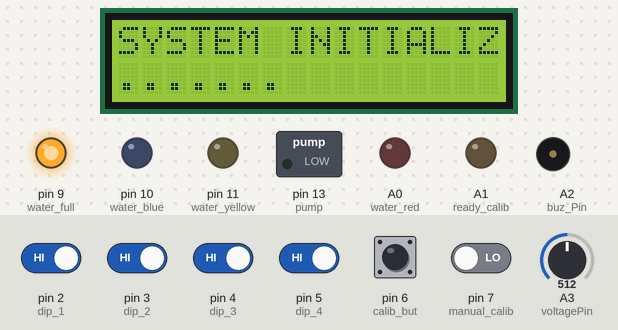
Recording of a sketch running on a simulated Arduino Uno, built with avr-gcc and run on an emulated ATmega328P. On the bench: 16×2 character LCD, switched loads named in the sketch (green lamp = pin HIGH), output pins drawn as LEDs (lit = HIGH), buzzer (waves = sounding, pin HIGH). The test bench sets the inputs (shaded band); at power-on: pin 2 (dip_1), pin 3 (dip_2), pin 4 (dip_3), pin 5 (dip_4) HIGH, pin 6 (calib_but), pin 7 (manual_calib) LOW, A3 (voltagePin) = 512. EEPROM starts erased; what the sketch prints to the serial monitor is not drawn.

Above: at 21.8 s.
21.9 s: pin 7 (manual_calib) driven LOW
29.3 s: pin 6 (calib_but) pulled HIGH for 1 s
At 30.8 s:
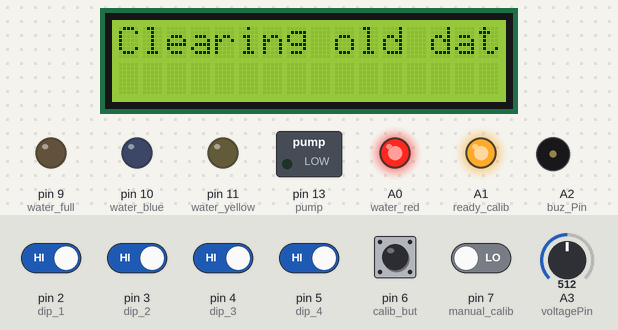
36.4 s: pin 7 (manual_calib) driven HIGH
At 39.4 s:
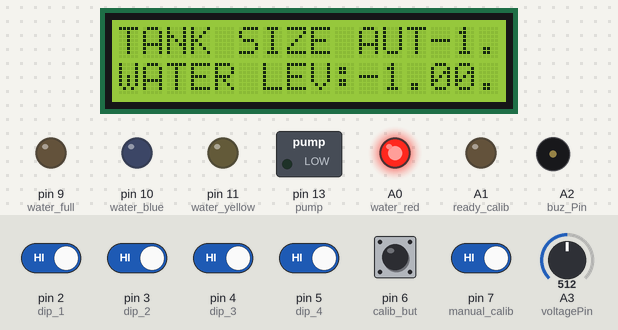
40.1 s: pin 7 (manual_calib) driven LOW
At 42.3 s:
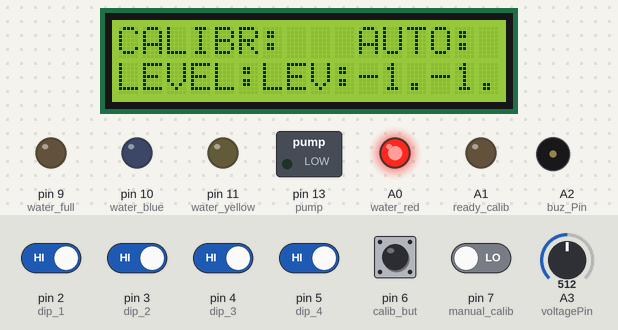
43.3 s: pin 6 (calib_but) pulled HIGH for 3.2 s
At 48.6 s:
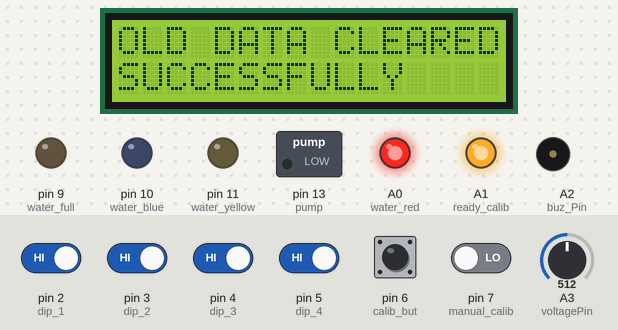
Timing chart, 0 to 51.0 s (numbered marks = the images above; inputs shaded):
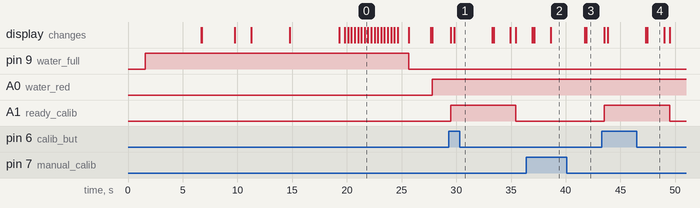

The sketch:

AUTO_water_final_inshaAllah_TAOFEEQ-JUMP.ino
```cpp
#include <Arduino.h>
#include <LiquidCrystal_I2C.h>
//
LiquidCrystal_I2C lcd(0x3F,16,2);
//LiquidCrystal_I2C lcd(0x20,16,2);
#include <EEPROM.h>
#include <SoftwareSerial.h>
// Define SoftwareSerial pins (RX, TX)
SoftwareSerial ultraSerial(12, 8); // RX on pin 8(white), TX on pin 12(yellow)
unsigned long buzzerStartTime; // Stores when the buzzer was activated
bool buzzerOn = false;     // Tracks if buzzer is currently active
// Define pins
float Volts;   // Read the analog value form sensor & Convert to Volts
  float Distance;
//int Distance;   //Convert the Volts to Distance
const int AC_MAX = 238;
const int AC_MIN = 165;
float volt_AC;
//const int SensorPin = 12;//A0;
const int ready_calib = A1;
const int buz_Pin = A2;
const int water_full = 9;
const int water_red = A0;
const int water_yellow = 11;
const int water_blue = 10;
const int calib_but = 6;
const int pump = 13;
const int manual_calib = 7;
int addr =0;
const unsigned long BUZZER_DURATION = 1000;
const int dip_1 = 2;
const int dip_2 = 3;
const int dip_3 = 4;
const int dip_4 = 5;
int c_it;
int tankSize = -1; // Default: invalid
int buz_o=0;
const int voltagePin = A3;
// Calibration factor – adjust this based on your setup and true AC voltage
float calibration = 5.0;  // Try 5.0 to 5.3 depending on module

///////////////////////distance function//////////////////////////////////////////


float readA02Distance()
{

unsigned char data[4] = {};
float distance = -1.0; // Default error value
// Request measurement
unsigned char cmd[4] = {0xFF, 0x01, 0x00, 0x00};
ultraSerial.write(cmd, 4);

// Wait for response (adjust delay based on your needs)

delay(100);
// Read response if available
  if (ultraSerial.available() >= 4)

{

for (int i = 0; i < 4; i++)

{
      data[i] = ultraSerial.read();

}


if (data[0] == 0xFF) {
// Verify checksum
int sum = (data[0] + data[1] + data[2]) & 0x00FF;

if (sum == data[3]) {
distance = ((data[1] << 8) + data[2]) / 10.0; // Convert to cm


}

}

}

  return distance;
}

/////////////////////////////////////////////distance function end////////////////////////////////////

void setup()

{

lcd.init();
lcd.backlight();                    // initialize the lcd
Serial.begin(9600);
ultraSerial.begin(9600);
Serial.println("Tank Size Reader - Ready");
Serial.print("SOMETHING.....");
delay(1500);
pinMode(ready_calib,OUTPUT);
pinMode(water_full,OUTPUT);
pinMode(water_red,OUTPUT);
pinMode(water_yellow,OUTPUT);
pinMode(water_blue,OUTPUT);
pinMode(pump,OUTPUT);
pinMode(manual_calib,INPUT);
pinMode(buz_Pin,OUTPUT);
//pinMode(auto_calib,INPUT);
pinMode(calib_but,INPUT);

pinMode(dip_1,INPUT_PULLUP);
pinMode(dip_2,INPUT_PULLUP);
pinMode(dip_3,INPUT_PULLUP);
pinMode(dip_4,INPUT_PULLUP);
//

digitalWrite(buz_Pin,LOW);
digitalWrite(calib_but,LOW);
digitalWrite(water_red,LOW);
digitalWrite(water_yellow,LOW);
digitalWrite(water_blue,LOW);
digitalWrite(water_full,HIGH);

delay(5000);
//
c_it = check_calib();
//
intro();

digitalWrite(water_full,LOW);
lcd.print("READY");
delay(500);

}

void loop()

{

c_it = check_calib();
Distance = readA02Distance();
//float distance;
Serial.println(Distance);
Serial.print("cm");
  // if (Distance >= 0) {
  //   Serial.print("Distance: ");
  //   distance = Distance;
  //   Serial.print(distance);
  //   Serial.println(" cm");
  // }
  // else {
  //   Serial.println("Error reading distance");
  //   //distance=0;
  //   lcd.home();
  //   lcd.clear();
  //   lcd.setCursor(0,0);
  //   //lcd.print("INVALID sensor!");


delay(200);

  // }


//Distance = Volts*42.68537;   //Convert the Volts to Distance
//
//volt_AC = analogRead(volt_sense)*0.0048828125;
//
//volt_AC*= 50;

////////////////////////////////////////////////////////////////////////////////ZMPT1 VOLTAGE SENSOR/////////////////////////////////////////////////////


volt_AC = getVoltage();
  Serial.print("Voltage (AC RMS): ");
  Serial.print(volt_AC);
  Serial.println(" V");

  delay(1000); // 1-second interval


//////////////////////////////////////////////////////////////////////////////////////ZMPT///////////////////////////////////


delay(70);

if(c_it==1)

{

load_manual();  //MANUAL CALIBRAATION
Serial.println(volt_AC);
}

//if(c_it==2)
else {
  load_auto(); // AUTO CALIBRATION
Serial.println(volt_AC);
}


} // end of main loop


int check_calib()

{
  int check=0;
if(digitalRead(manual_calib)==HIGH)
{

check =1;

}

//else if(digitalRead(auto_calib)==HIGH)

else
{

check =2;
}
return check;
} // end of calibation

 void load_manual()


 {

  bool sw1 = !digitalRead(dip_1);
  bool sw2 = !digitalRead(dip_2);
  bool sw3 = !digitalRead(dip_3);
  bool sw4 = !digitalRead(dip_4);

  // Combine into a 4-bit binary pattern (e.g., 1110)
  int pattern = (sw1 << 3) | (sw2 << 2) | (sw3 << 1) | sw4;

  switch (pattern) {
    case 0b1110: tankSize = 79;  break;  // 1110 = 79cm
    case 0b1101: tankSize = 97;  break;  // 1101 = 97cm
    case 0b1011: tankSize = 120; break;  // 1011 = 120cm
    case 0b0111: tankSize = 130; break;  // 0111 = 130cm
    case 0b0011: tankSize = 135; break;  // 0011 = 135cm
    case 0b0101: tankSize = 150; break;  // 0101 = 150cm
    case 0b1001: tankSize = 168; break;  // 1001 = 168cm
    case 0b0110: tankSize = 213; break;  // 0110 = 213cm
    default: tankSize = -1;       // Invalid combination
  }

  // Print result

Serial.print("TANK SIZE");
Serial.print(sw1); Serial.print(sw2); Serial.print(sw3); Serial.print(sw4);
//lcd.clear();
lcd.home();
lcd.setCursor(0,0);
lcd.print("TANK SIZE");
//lcd.setCursor(6,0);
//lcd.print(sw1);lcd.print(sw2);lcd.print(sw3);lcd.print(sw4);

lcd.setCursor(13,0);
lcd.print(tankSize);
lcd.setCursor(15,0);
lcd.print(".");
//lcd.print("cm");

lcd.setCursor(0,1);
lcd.print("WATER LEV:");
//lcd.print(tankSize);
lcd.print(Distance);
//lcd.print("cm");
pump_water(tankSize, Distance);

if (tankSize != -1)
{
    Serial.print(" | Tank Size: ");
    Serial.print(tankSize);
   // Serial.println("cm");
}
else {
    Serial.println(" | ERROR: Invalid DIP combination");
}


}

void load_auto()

 {
//lcd.clear();
int old_value = EEPROM.read(addr);
lcd.home();
lcd.setCursor(0,0);
lcd.print("CALIBR:   ");
Serial.println("CALIBR:");
//
lcd.setCursor(10,0);
lcd.print("AUTO:  ");
lcd.print(old_value);
//lcd.print("cm");
Serial.print(" AUTO");
// int old_value = EEPROM.read(addr);
delay(100);
lcd.setCursor(0,1);
lcd.print("LEVEL:");
lcd.setCursor(13,1);
lcd.print(Distance);
//lcd.print("cm");

pump_water(old_value, Distance);
// lcd.print(" || ");
// lcd.print("N ");
// lcd.print(Distance);
// lcd.print(" cm");
delay(30);

if(digitalRead(calib_but)==HIGH)

{

delay(10);
lcd.clear();
digitalWrite(ready_calib,HIGH);
delay(300);
lcd.setCursor(0,0);
lcd.print("Clearing old dat");
// CLEAR EEPROM

for (int i = 0; i < 1024; i++)
{
    EEPROM.write(i, 0);
}

lcd.clear();
delay(100);
lcd.setCursor(0, 0);
lcd.print("OLD DATA CLEARED");
lcd.setCursor(0, 1);
lcd.print("SUCCESSFULLY");
Serial.println("OLD DATA CLEARED");
Serial.println("SUCCESSFULLY");


EEPROM.write(addr, Distance);

delay(1500);
lcd.clear();
lcd.setCursor(0,0);
lcd.print("NEW VALUE: ");
lcd.setCursor(13,0);
lcd.print(Distance);
lcd.setCursor(9,1);
lcd.print("ADDED");
delay(500);
lcd.clear();
lcd.setCursor(0,0);
Serial.println("NEW VALUE:");
lcd.setCursor(13,0);
Serial.print(Distance);
lcd.setCursor(0,7);
Serial.println("ADDED");
digitalWrite(ready_calib,LOW);

}

else {

    digitalWrite(ready_calib,LOW);
}

}

void pump_water(int tank_s, float water_level)

{


if(water_level<tank_s*0.25 || water_level<=1)
{
// lowest level
// pump water
digitalWrite(water_red,HIGH);
digitalWrite(water_yellow,LOW);
digitalWrite(water_blue,LOW);
digitalWrite(water_full,LOW);

Serial.print("tank size");
Serial.println(tank_s);
Serial.print("current water_level distance");
Serial.println(water_level);
pump_water_act(pump);
buzzerOn = false;
// if(buz_o==0){
  digitalWrite(buz_Pin, LOW);
  //}
}


//
else if(water_level>tank_s*0.25 && water_level<tank_s*0.50 )
{
// 2nd lowest level, 50%
// pump water
digitalWrite(water_yellow,HIGH);
digitalWrite(water_red,HIGH);
digitalWrite(water_blue,LOW);
digitalWrite(water_full,LOW);
pump_water_act(pump);
buzzerOn = false;
//  if(buz_o==0){

  digitalWrite(buz_Pin, LOW);

  //}

}


//
else if(water_level>tank_s*0.50 && water_level<tank_s*0.90 )
{
// 3rd, 75% lowest level
// pump water
digitalWrite(water_red,HIGH);
digitalWrite(water_yellow,HIGH);
digitalWrite(water_blue,HIGH);
digitalWrite(water_full,LOW);
pump_water_act(pump);
buzzerOn = false;
 if(buz_o==0){digitalWrite(buz_Pin, LOW);}
}

//
else if(water_level>(tank_s*0.90) )
{
  buz_o=1;
// highest, 100% lowest level
// stop pump water
//digitalWrite(buz_Pin,HIGH);

 if (!buzzerOn && buz_o==1) {
      digitalWrite(buz_Pin, HIGH);
      buzzerOn = true;
      buzzerStartTime = millis();
    }


stop_pump_water(pump);
digitalWrite(water_full,HIGH);
digitalWrite(water_red,HIGH);
digitalWrite(water_yellow,HIGH);
digitalWrite(water_blue,HIGH);
//delay(1500);
//digitalWrite(buz_Pin,LOW);
if (buzzerOn && (millis() - buzzerStartTime >= BUZZER_DURATION)) {
    digitalWrite(buz_Pin, LOW);
   //
   //buzzerOn = false;
   buz_o=0;
  }


}
//
else {buz_o=0;}

}

void pump_water_act(const int pump_p)
{

if(c_it==2){


    if(volt_AC >AC_MIN && volt_AC <AC_MAX)
{
digitalWrite(pump_p, HIGH);
}


else
{
  // digitalWrite(pump_p, LOW);
  // lcd.clear();
  // delay(5);
  // lcd.home();
  // lcd.setCursor(2,0);

  // lcd.print("BAD VOLTAGE.");
  // lcd.setCursor(0,1);
  // lcd.print("PUMP STOP AUTO!");
  // delay(2500);
  //  lcd.clear();
}

}
//   if(volt_AC >AC_MIN && volt_AC <AC_MAX)
// {
// digitalWrite(pump_p, HIGH);

// }
// else
// {
//   digitalWrite(pump_p, LOW);
//   lcd.clear();
//   delay(5);
//   lcd.home();
//   lcd.setCursor(2,0);

//   lcd.print("BAD VOLTAGE.");
//   lcd.setCursor(0,1);
//   lcd.print("PUMP STOP AUTO!");
//   delay(100);
//    lcd.clear();
// }

}
void stop_pump_water(const int pump_p)
{
digitalWrite(pump_p, LOW);

}

 void display()

{

lcd.setCursor(0,0);
lcd.print("MODE:");
lcd.setCursor(0,1);

}


void intro()
{


lcd.clear();
delay(100);
lcd.setCursor(1, 0);
lcd.print("Max Auto Water ");
delay(20);
lcd.setCursor(0, 1);
lcd.print("Level Controller");
delay(3000);
lcd.clear();

// lcd.setCursor(1, 0);

// lcd.print("080333417722");
// lcd.setCursor(1, 1);
// lcd.print("08032051780");
// delay(4000);
// lcd.clear();
lcd.setCursor(1, 0);
lcd.print("TECHNICAL ISSUE");
lcd.setCursor(3, 1);
lcd.print("REPORT TO");
delay(1500);
lcd.clear();
lcd.setCursor(0, 0);
lcd.print("hamladsystems@gmail");
delay(3500);
lcd.clear();
lcd.setCursor(2, 0);
lcd.print("08032051780");
lcd.setCursor(2, 1);
lcd.print("08033417722");
delay(4500);
lcd.clear();
lcd.setCursor(0, 0);
lcd.print("SYSTEM INITIALIZING");
delay(500);
lcd.setCursor(0, 1);
for(int i=0; i<16; i++)
{
lcd.setCursor(i, 1);
lcd.print(".");
delay(50);
delay(250);
}
lcd.clear();
lcd.setCursor(5, 0);
lcd.print("READY");
delay(1000);
Serial.println("ready");
}


float getVoltage() {
  int sensorValue;
  float maxValue = 0;
  float minValue = 1023;

  // Sample waveform for a short period to get peak-to-peak value
  for (int i = 0; i < 1000; i++) {
    sensorValue = analogRead(voltagePin);
    if (sensorValue > maxValue) {
      maxValue = sensorValue;
    }
    if (sensorValue < minValue) {
      minValue = sensorValue;
    }
  }

  // Calculate peak-to-peak voltage
  float Vpp = (maxValue - minValue) * (5.0 / 1023.0);  // Assuming 5V Arduino
  float Vrms = (Vpp / 2.0) * 0.707;

  // Scale RMS to actual voltage using calibration factor
  float actualVoltage = Vrms * calibration;

  return actualVoltage;
}
```

Measured:
- after the input at 29.3 s, A1 (ready_calib): LOW → HIGH after 0.19 s, → LOW 6.0 s later; the display: first changes after 0.19 s (image 1 shows a later state)
- after the input at 36.4 s, the display: first differs from a run without the input after 2.3 s (image 2)
- after the input at 40.1 s, the display: first changes after 1.6 s (image 3 shows a later state)
- after the input at 43.3 s, A1 (ready_calib): LOW → HIGH after 0.23 s, → LOW 6.0 s later; the display: first changes after 0.23 s (image 4 shows a later state)
